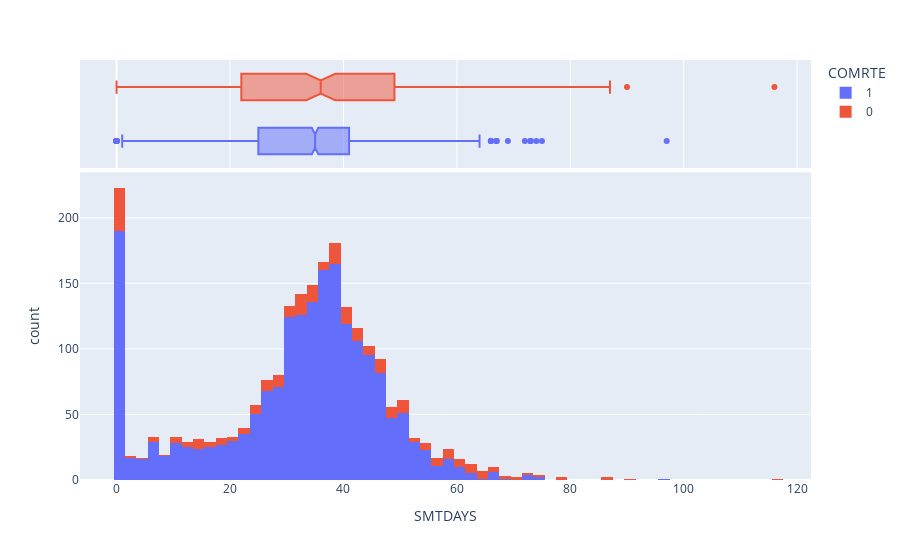

The notebook cell this image was saved under:
### Code cell
fig = px.histogram(df, x="SMTDAYS", color="COMRTE",
                   marginal="box",  # or violin, rug
                   hover_data=df.columns)
fig.show()

### Figure 1 — Plotly figure (JSON) as saved in the notebook; plotly's stock layout.template omitted (floating-point values rounded to 4 significant figures; data arrays with more than 128 entries replaced by an {"elided": "..."} marker saying what was removed)
{"data": [{"alignmentgroup": "True", "bingroup": "x", "hovertemplate": "COMRTE=1<br>SMTDAYS=%{x}<br>count=%{y}<extra></extra>", "legendgroup": "1", "marker": {"color": "#636efa", "pattern": {"shape": ""}}, "name": "1", "offsetgroup": "1", "orientation": "v", "showlegend": true, "x": {"elided": "1973 int values"}, "xaxis": "x", "yaxis": "y", "type": "histogram"}, {"alignmentgroup": "True", "customdata": {"elided": "1973x9 int values"}, "hovertemplate": "COMRTE=%{customdata[1]}<br>SMTDAYS=%{x}<br>YEAR=%{customdata[0]}<br>MDEATHS=%{customdata[2]}<br>SMTMEMBERS=%{customdata[3]}<br>SMTHIRED=%{customdata[4]}<br>HDEATHS=%{customdata[5]}<br>NUM_CAMPS=%{customdata[6]}<br>O2USED=%{customdata[7]}<br>TERMREASON=%{customdata[8]}<extra></extra>", "legendgroup": "1", "marker": {"color": "#636efa"}, "name": "1", "notched": true, "offsetgroup": "1", "showlegend": false, "x": {"elided": "1973 int values"}, "xaxis": "x2", "yaxis": "y2", "type": "box"}, {"alignmentgroup": "True", "bingroup": "x", "hovertemplate": "COMRTE=0<br>SMTDAYS=%{x}<br>count=%{y}<extra></extra>", "legendgroup": "0", "marker": {"color": "#EF553B", "pattern": {"shape": ""}}, "name": "0", "offsetgroup": "0", "orientation": "v", "showlegend": true, "x": {"elided": "274 int values"}, "xaxis": "x", "yaxis": "y", "type": "histogram"}, {"alignmentgroup": "True", "customdata": {"elided": "274x9 int values"}, "hovertemplate": "COMRTE=%{customdata[1]}<br>SMTDAYS=%{x}<br>YEAR=%{customdata[0]}<br>MDEATHS=%{customdata[2]}<br>SMTMEMBERS=%{customdata[3]}<br>SMTHIRED=%{customdata[4]}<br>HDEATHS=%{customdata[5]}<br>NUM_CAMPS=%{customdata[6]}<br>O2USED=%{customdata[7]}<br>TERMREASON=%{customdata[8]}<extra></extra>", "legendgroup": "0", "marker": {"color": "#EF553B"}, "name": "0", "notched": true, "offsetgroup": "0", "showlegend": false, "x": {"elided": "274 int values"}, "xaxis": "x2", "yaxis": "y2", "type": "box"}], "layout": {"xaxis": {"anchor": "y", "domain": [0.0, 1.0], "title": {"text": "SMTDAYS"}}, "yaxis": {"anchor": "x", "domain": [0.0, 0.7326], "title": {"text": "count"}}, "xaxis2": {"anchor": "y2", "domain": [0.0, 1.0], "matches": "x", "showticklabels": false, "showgrid": true}, "yaxis2": {"anchor": "x2", "domain": [0.7426, 1.0], "matches": "y2", "showticklabels": false, "showline": false, "ticks": "", "showgrid": false}, "legend": {"title": {"text": "COMRTE"}, "tracegroupgap": 0}, "margin": {"t": 60}, "barmode": "relative"}}
